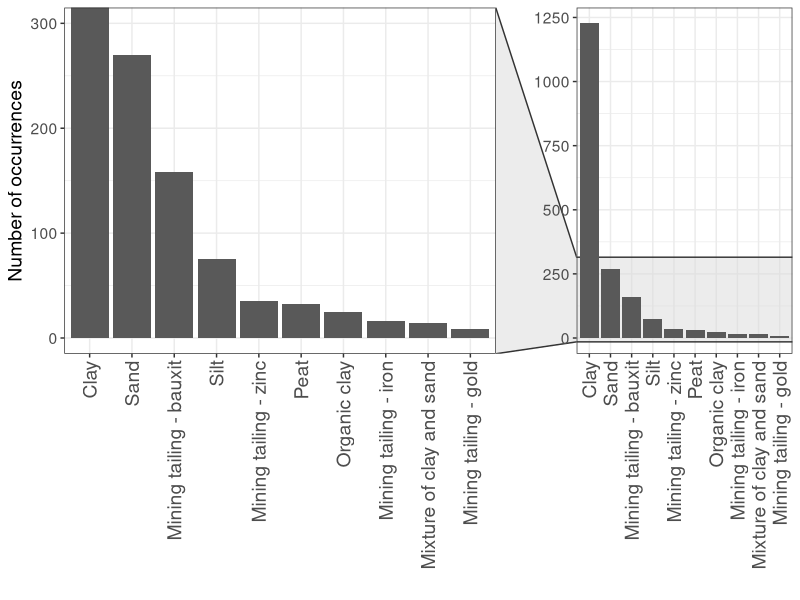
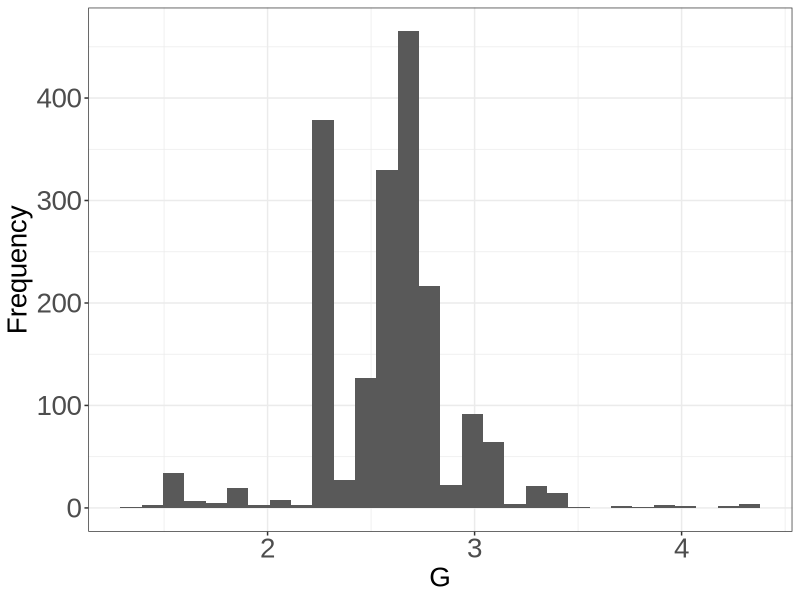
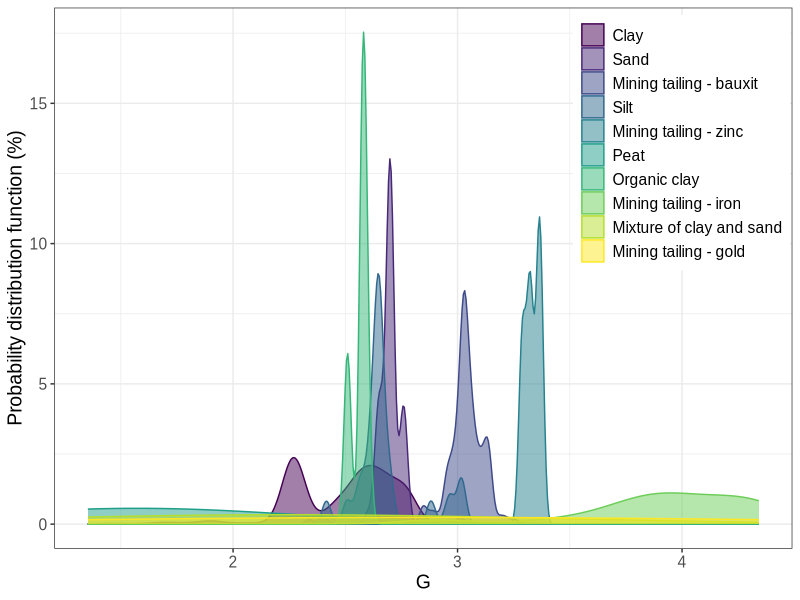
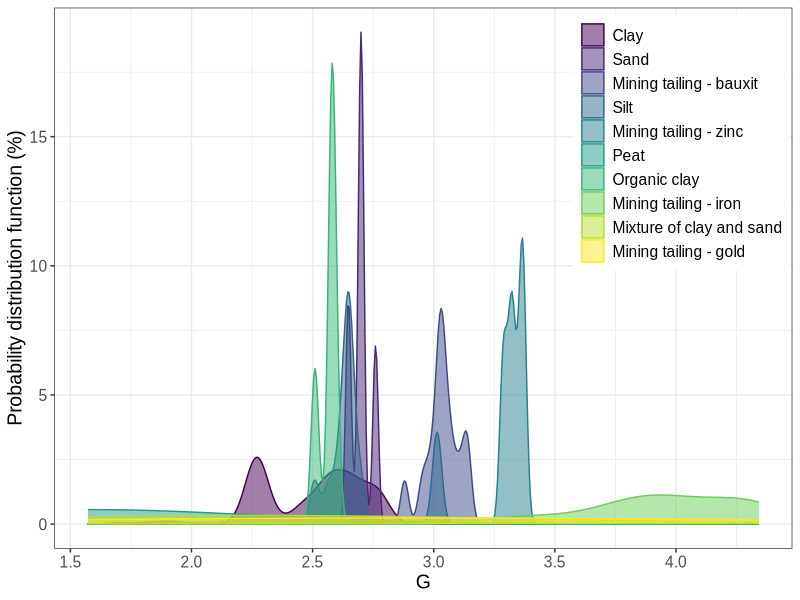
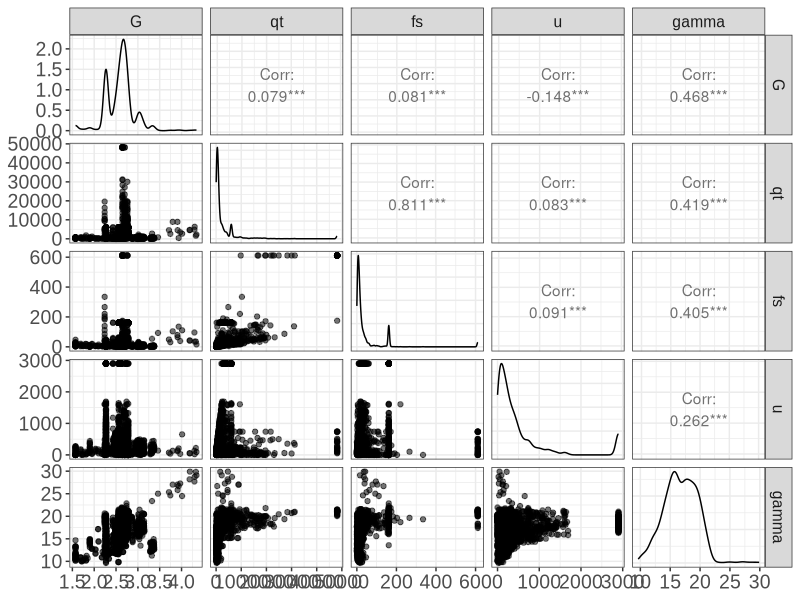
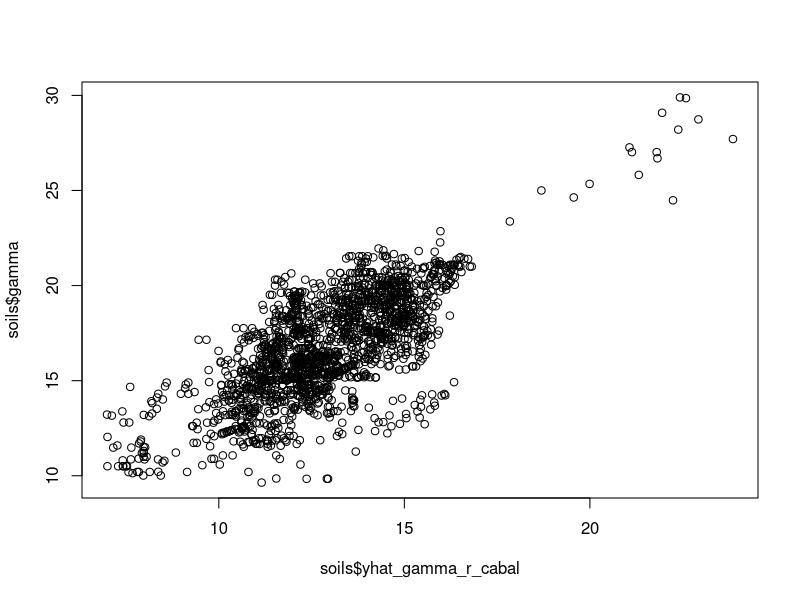
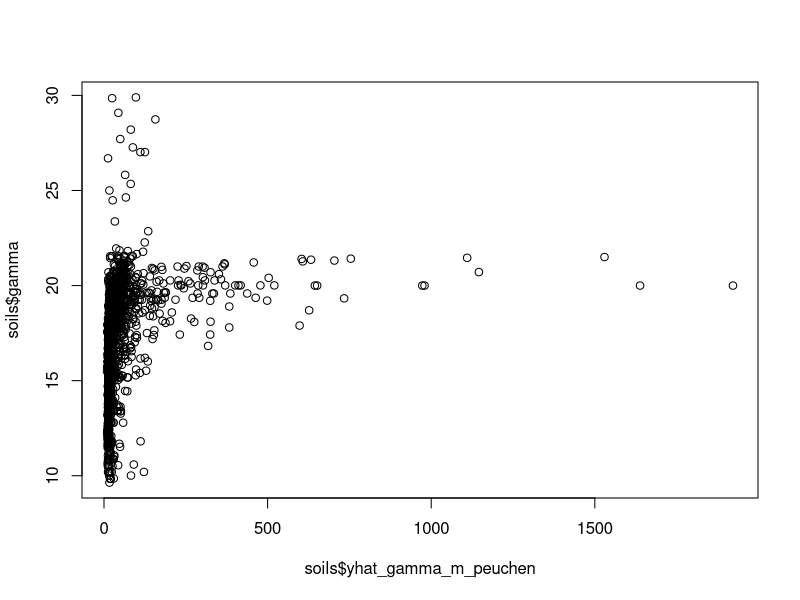
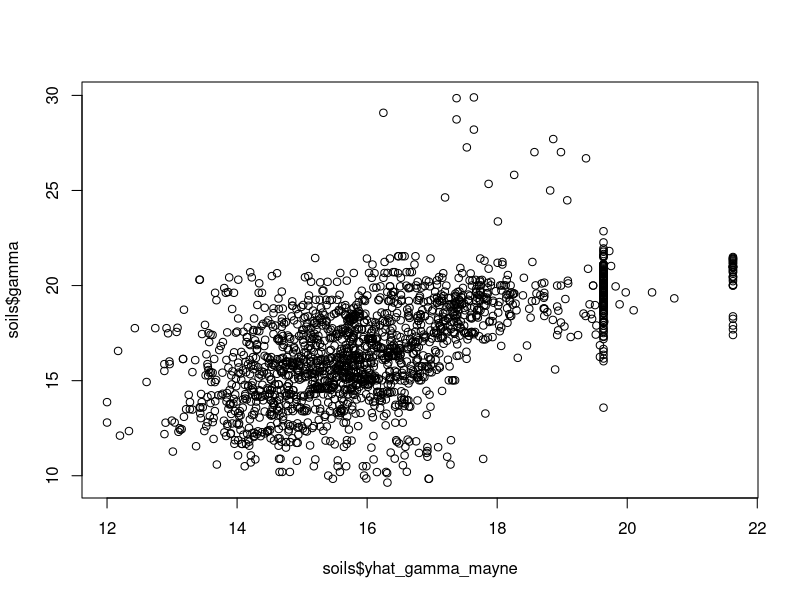

These charts were generated, in order, by the following R code: (Note: this script raises an error after producing the figures.)
pacotes <- c("tidyverse","ggrepel","fastDummies","knitr", "splines",
             "reshape2","PerformanceAnalytics","metan","correlation",
             "see","ggraph","nortest","rgl","car","olsrr","jtools",
             "ggstance","cowplot","beepr","factoextra","neuralnet",
             "ggpubr","GGally", "viridis", "plyr", "ggforce")

if(sum(as.numeric(!pacotes %in% installed.packages())) != 0){
  instalador <- pacotes[!pacotes %in% installed.packages()]
  for(i in 1:length(instalador)) {
    install.packages(instalador, dependencies = T)
    break()}
  sapply(pacotes, require, character = T) 
} else {
  sapply(pacotes, require, character = T) 
}

rsq <- function (x, y) cor(x, y) ^ 2

#-----------------------------DATASET -----------------------------------------------#
soils <- read.csv("data/dataset.csv", sep = ";", header = T, dec = ",")
#Removing gamma superior to 50
soils <- soils[soils$gamma<=50,]
#normalizing measurements to a lower limit equal to 0
soils$fs[soils$fs<0] <- 0
soils$u[soils$u<0] <-0 
# removing NAs
soils<-na.omit(soils)

soils <- within(soils, 
                   Soil <- factor(Soil, 
                                      levels=names(sort(table(Soil), 
                                                        decreasing=TRUE))))

#plotting soils information
ggplot(soils) +
 geom_bar(aes(x=Soil)) +
  labs(x="",y="Number of occurrences")+
  theme_bw()+
  #theme(text = element_text(family = "Arial"))+
  facet_zoom(ylim = c(0, 300))+
  theme(plot.title = element_blank(), axis.text.x=element_text(angle=90,hjust=1,vjust=0.5,size=14),text = element_text(size = 14))   

ggsave("soils.pdf",height=8,width = 16)

# Histograma do G
ggplot(soils, aes(G))+
  geom_histogram()+
  xlab("G") +ylab("Frequency") +
  theme_bw()+
  theme(text = element_text(family = "Arial"))+
  theme(legend.text = element_text( size = 16),legend.position=c(0.92,0.85),axis.text = element_text(size = 20), axis.title = element_text(size = 20),text = element_text(size = 20))   
ggsave("Histogram of G.png",height=8,width = 8)

# Histograma do G por tipo de solo:

soils %>%
  ggplot(aes(x=G, color=Soil, fill=Soil)) +
  labs(y="Probability distribution function (%)")+
 # geom_density()+
  #geom_histogram(aes(y=..density..), alpha=0.5, position="identity")+
  geom_density(alpha=.5) +
  scale_fill_viridis(discrete = T )+
  scale_color_viridis(discrete = T)+
  #guides(fill=guide_legend(title="Tipo de solo"),color=guide_legend(title="Tipo de solo"))+
  theme_bw()+
  theme(text = element_text(family = "Arial"))+
  theme(legend.title = element_blank(), legend.position=c(0.85,0.75) )+
  theme(plot.title = element_blank(),text = element_text(size = 14)) 
ggsave("Density function of G by soil type - before outliers treatment.png",height=8,width = 8)

#-----------------------------OUTLIERS TREATMENT-------------------------------#
outliers_removal <- function(dataset){
  tipos_soils <- unique(dataset[,1])
  for(tipo in tipos_soils){
    ##############FS############################
    qnt <- quantile(dataset[dataset$Soil==tipo,"fs"], probs=c(.25, .75), na.rm = T)
    caps <- quantile(dataset[dataset$Soil==tipo,"fs"], probs=c(.05, .95), na.rm = T)
    H <- 1.5 * IQR(dataset[dataset$Soil==tipo,"fs"], na.rm = T)
    dataset[dataset$Soil == tipo & dataset$fs  > qnt[2]+H,"fs"] <- caps[2]
    dataset[dataset$Soil == tipo & dataset$fs  < qnt[1]-H,"fs"] <- caps[1]
    ##############G############################
    qnt <- quantile(dataset[dataset$Soil==tipo,"G"], probs=c(.25, .75), na.rm = T)
    caps <- quantile(dataset[dataset$Soil==tipo,"G"], probs=c(.05, .95), na.rm = T)
    H <- 1.5 * IQR(dataset[dataset$Soil==tipo,"G"], na.rm = T)
    dataset[dataset$Soil == tipo & dataset$G  > qnt[2]+H,"G"] <- caps[2]
    dataset[dataset$Soil == tipo & dataset$G  < qnt[1]-H,"G"] <- caps[1]
    ##############u############################
    qnt <- quantile(dataset[dataset$Soil==tipo,"u"], probs=c(.25, .75), na.rm = T)
    caps <- quantile(dataset[dataset$Soil==tipo,"u"], probs=c(.05, .95), na.rm = T)
    H <- 1.5 * IQR(dataset[dataset$Soil==tipo,"u"], na.rm = T)
    dataset[dataset$Soil == tipo & dataset$u  > qnt[2]+H,"u"] <- caps[2]
    dataset[dataset$Soil == tipo & dataset$u  < qnt[1]-H,"u"] <- caps[1]
    ##############qt############################
    qnt <- quantile(dataset[dataset$Soil==tipo,"qt"], probs=c(.25, .75), na.rm = T)
    caps <- quantile(dataset[dataset$Soil==tipo,"qt"], probs=c(.05, .95), na.rm = T)
    H <- 1.5 * IQR(dataset[dataset$Soil==tipo,"qt"], na.rm = T)
    dataset[dataset$Soil == tipo & dataset$qt  > qnt[2]+H,"qt"] <- caps[2]
    dataset[dataset$Soil == tipo & dataset$qt  < qnt[1]-H,"qt"] <- caps[1]
  }
  return(dataset)
}
summary(soils)
soils <- outliers_removal(soils)

summary(soils)
soils %>%
  ggplot(aes(x=G, color=Soil, fill=Soil)) +
  labs(y="Probability distribution function (%)")+
  # geom_density()+
  #geom_histogram(aes(y=..density..), alpha=0.5, position="identity")+
  geom_density(alpha=.5) +
  scale_fill_viridis(discrete = T )+
  scale_color_viridis(discrete = T)+
  #guides(fill=guide_legend(title="Tipo de solo"),color=guide_legend(title="Tipo de solo"))+
  theme_bw()+
  theme(text = element_text(family = "Arial"))+
  theme(legend.title = element_blank(), legend.position=c(0.85,0.75) )+
  theme(plot.title = element_blank(),text = element_text(size = 14)) 
ggsave("Density function of G by soil type - after outliers treatment.png",height=8,width = 8)
#1861 --> ajustou os outliers
##################################################################################
#                               ESTUDO DAS CORRELAÇÕES                           #
##################################################################################
#A função correlation do pacote correlation faz com que seja estruturado um
#diagrama interessante que mostra a inter-relação entre as variáveis e a
#magnitude das correlações entre elas
#soils<-filter(soils, qt<10000 & gamma<25)
f<-ggpairs(soils[2:6], aes( alpha = 0.4))
f +
  theme_bw()+
  theme(text = element_text(family = "Arial"))+
  theme(plot.title = element_blank(),axis.text = element_text(size = 14), axis.title = element_text(size = 14),text = element_text(size = 14))   
ggsave("scatter.png",height=8,width = 8)

##################################################################################
#     ESTIMANDO UM model MÚLTIPLO COM AS VARIÁVEIS DA BASE DE DADOS soils    
#     TRATA-SE DE UMA REGRESSÃO LINEAR
##################################################################################
#Estimando a Regressão Múltipla

model_soils <- lm(formula = gamma ~ . - Soil -mq -Rf,
                      data = soils)
summary(model_soils)
#################################################################################
#     LOGARITIMIC FUNCTION APPLIED TO FS, QT AND U
#############################################################################

soils$logFs <- log10(soils$fs+1)
soils$logqt <- log10(soils$qt+1)
soils$UTransf <- log10(soils$u+1)
model_log <- lm(gamma~G+logqt+logFs+UTransf  ,
                 data = soils)
summary(model_log)
saveRDS(model_log, "model_log.rds")
soils$yhat_lm_log <- model_log$fitted.values

#################################################################################
#     Robertson & Cabal (2010)
#############################################################################
soils$yhat_gamma_r_cabal <- 0.24*(0.27 * log(abs(soils$Rf)) + 0.36*log(soils$qt*100) +1.236)*10*soils$G/2.65
summary(lm(formula=gamma~yhat_gamma_r_cabal, data=soils))
plot(soils$yhat_gamma_r_cabal,soils$gamma)
rsq(soils$yhat_gamma_r_cabal,soils$gamma)

#################################################################################
# Mayne & Peuchen (2012)
#############################################################################
soils$yhat_gamma_m_peuchen <- (0.636*(soils$qt)^0.072) * (10 + soils$mq/8)
plot(soils$yhat_gamma_m_peuchen,soils$gamma)
rsq(soils$yhat_gamma_m_peuchen,soils$gamma)

#################################################################################
# Mayne (2014)
#############################################################################
soils$yhat_gamma_mayne <- 12 + 1.5*log(soils$fs+1)
plot(soils$yhat_gamma_mayne,soils$gamma)
rsq(soils$yhat_gamma_mayne,soils$gamma)

###############NEURAL NETWORK##############################
soils_nn <- select(soils, c(gamma, G,qt,fs,u,yhat_lm_log))

#Scaling data for performance
set.seed(42)
max_data <- apply(soils_nn, 2, max) 
min_data <- apply(soils_nn, 2, min)
scaled <- scale(soils_nn,center = min_data, scale = max_data - min_data)

index = sample(1:nrow(soils_nn),round(0.70*nrow(soils_nn)))
train_data <- as.data.frame(scaled[index,])
test_data <- as.data.frame(scaled[-index,])

set.seed(42)
nn <- neuralnet(gamma~.,data=train_data,hidden=c(32,16,8,4),linear.output=T)
saveRDS(nn, "model_nn_train_data.rds")
nn_all <- neuralnet(gamma~.,data=scaled,hidden=c(32,16,8,4),linear.output=T)
saveRDS(nn_all, "model_nn_all_data.rds")

pr.nn <- compute(nn,test_data[,2:7])
pr.all <- compute(nn,scaled[,2:7])

test_data$yhat_nn <- pr.nn$net.result

##########################################################################
# PLOTTING RESULTS
##########################################################################

soils$yhat_lm <- model_soils$fitted.values
soils$yhat_lm_log <- model_log$fitted.values
soils$yhat_nn <- pr.all$net.result*(max(soils$gamma)-min(soils$gamma))+min(soils$gamma)

soils$diff_nn <- abs(soils$gamma - soils$yhat_nn)/soils$gamma
soils$diff_lm <- abs(soils$gamma - soils$yhat_lm)/soils$gamma
soils$diff_lm_log <- abs(soils$gamma - soils$yhat_lm_log)/soils$gamma

#scatter plot - linear regression
eqn <- sprintf(
  "italic(gamma) == %.3g + %.3g * italic(G) + %.3g*qt + %.3g*fs +%.3g*u * ',' ~~ italic(r)^2 ~ '=' ~ %.2g",
  coef(model_soils)[1],
  coef(model_soils)[2],
  coef(model_soils)[3],
  coef(model_soils)[4],
  coef(model_soils)[5],
  summary(model_soils)$r.squared
)
soils %>%
  ggplot() +
  geom_point(aes(x = gamma, y = yhat_lm),
             color = "black", alpha = 0.6, size = 2) +
  geom_smooth(aes(x = gamma, y = gamma), method = "lm", 
              color = "grey30", size = 1.05,
              linetype = "longdash") +
  annotate("text",x = Inf, y = -Inf,label = eqn, parse = TRUE,hjust = 1.1, vjust = -.5, size=4  )+
  labs(x = "Soil unit weight (kN/m³)", y = "Estimated soil unit weight (kN/m³)") +
  theme_bw() +
  theme(text = element_text(family = "Arial"))+
  theme(legend.text = element_text( size = 16),legend.position=c(0.92,0.85),axis.text = element_text(size = 20), axis.title = element_text(size = 20),text = element_text(size = 20))   

ggsave("linear_model.png",height=8,width = 8)

#linear regression with log
rsq(soils$gamma,soils$yhat_lm_log)
eqn <- sprintf(
  "italic(gamma) ==  %.3g + %.3g * italic(G) + %.3g*log(qt) + %.3g*log(fs) + %.3g*log(u) * ',' ~~ italic(r)^2 ~ '=' ~ %.2g",
  coef(model_log)[1],
  coef(model_log)[2],
  coef(model_log)[3],
  coef(model_log)[4],
  coef(model_log)[5],
  rsq(soils$gamma,soils$yhat_lm_log)
)

soils %>%
  ggplot() +
  geom_point(aes(x = gamma, y = yhat_lm_log),
             color = "black", alpha = 0.6, size = 2) +
  geom_smooth(aes(x = gamma, y = gamma), method = "lm", 
              color = "grey30", size = 1.05,
              linetype = "longdash") +
  annotate("text",x = Inf, y = -Inf,label = eqn, parse = TRUE,hjust = 1.1, vjust = -.5, size=4  )+
  labs(x = "Soil unit weight (kN/m³)", y = "Estimated soil unit weight (kN/m³)") +
  theme_bw() +
  theme(text = element_text(family = "Arial"))+
  theme(legend.text = element_text( size = 16),legend.position=c(0.92,0.85),axis.text = element_text(size = 20), axis.title = element_text(size = 20),text = element_text(size = 20))   

ggsave("linear_model_log.png",height=8,width = 8)


#  Robertson & Cabal (2010)
rsq(soils$gamma,soils$yhat_gamma_r_cabal)
eqn <- sprintf(
  "  'Robertson & Cabal (2010)'   ~~ italic(r)^2 ~ '=' ~ %.2g",
  rsq(soils$gamma,soils$yhat_gamma_r_cabal)
)

soils %>%
  ggplot() +
  geom_point(aes(x = gamma, y = yhat_gamma_r_cabal),
             color = "black", alpha = 0.6, size = 2) +
  geom_smooth(aes(x = gamma, y = gamma), method = "lm", 
              color = "grey30", size = 1.05,
              linetype = "longdash") +
  annotate("text",x = Inf, y = -Inf,label = eqn, parse = TRUE,hjust = 1.1, vjust = -.5, size=4  )+
  labs(x = "Soil unit weight (kN/m³)", y = "Estimated soil unit weight (kN/m³)") +
  theme_bw() +
  theme(text = element_text(family = "Arial"))+
  theme(legend.text = element_text( size = 16),legend.position=c(0.92,0.85),axis.text = element_text(size = 20), axis.title = element_text(size = 20),text = element_text(size = 20))   

ggsave("robertson_and_cabal.png",height=8,width = 8)



#gerando um gráfico do model de regressão RNA
eqn <- sprintf(
  "Hidden ~ layers:~ 4 * ',' ~~ italic(r)^2 ~ '=' ~ %.2g",
  rsq(test_data$gamma,test_data$yhat_nn)
)

test_data %>%
  ggplot() +
  geom_point(aes(x = gamma, y = yhat_nn),
             color = "black", alpha = 0.6, size = 2) +
  geom_smooth(aes(x = gamma, y = gamma), method = "lm", 
              color = "grey30", size = 1.05,
              linetype = "longdash") +
  annotate("text",x = Inf, y = -Inf,label = eqn, parse = TRUE,hjust = 1.1, vjust = -.5, size=4  )+
  labs(x = "Soil unit weight (kN/m³)", y = "Estimated soil unit weight (kN/m³)") +
  theme_bw() +
  theme(text = element_text(family = "Arial"))+
  theme(legend.text = element_text( size = 16),legend.position=c(0.92,0.85),axis.text = element_text(size = 20), axis.title = element_text(size = 20),text = element_text(size = 20))   

ggsave("test_data_nn_scaled_entrada_log_4_camadas.png",height=8,width = 8)


#gerando um gráfico do model de regressão RNA
eqn <- sprintf(
  "Hidden ~ layers: ~ 4* ',' ~~ italic(r)^2 ~ '=' ~ %.2g",
  rsq(soils$gamma,soils$yhat_nn)
)

soils %>%
  ggplot() +
  geom_point(aes(x = gamma, y = yhat_nn),
             color = "black", alpha = 0.6, size = 2) +
  geom_smooth(aes(x = gamma, y = gamma), method = "lm", 
              color = "grey30", size = 1.05,
              linetype = "longdash") +
  annotate("text",x = Inf, y = -Inf,label = eqn, parse = TRUE,hjust = 1.1, vjust = -.5, size=4  )+
  labs(x = "Soil unit weight (kN/m³)", y = "Estimated soil unit weight (kN/m³)") +
  theme_bw() +
  theme(text = element_text(family = "Arial"))+
  theme(legend.text = element_text( size = 16),legend.position=c(0.92,0.85),axis.text = element_text(size = 20), axis.title = element_text(size = 20),text = element_text(size = 20))   

ggsave("neural_network_entrada_log_4_camadas.png",height=8,width = 8)

